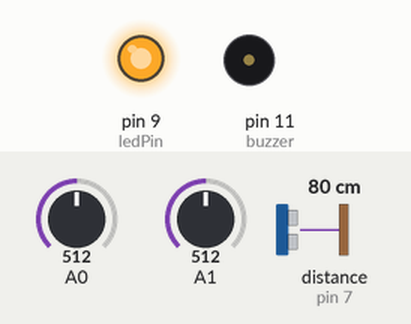
The sketch below on a simulated Arduino Uno, built with avr-gcc and run on an emulated ATmega328P. Parts: output pins drawn as LEDs (lit = HIGH), buzzer (waves = sounding, pin HIGH). Wiring (inferred from the names in the program): ultrasonic range finder: trigger pin 8; echo pin 7. The inputs (shaded band) are chosen by the test bench; at power-on: distance to the obstacle (sensor on pin 7) 80 cm, A0 = 512, A1 = 512. The echo pulse lasts 58.3 µs per cm; pins used as bus, display or sensor lines are not drawn; what the sketch prints to the serial monitor is not drawn.

Above: at 1.4 s.
1.5 s: distance to the obstacle (sensor on pin 7) set to 17 cm
3.0 s: distance to the obstacle (sensor on pin 7) set to 13 cm
6.3 s: A0 set to 0
At 7.6 s:
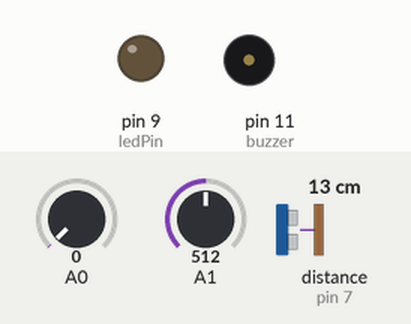
9.6 s: A0 set to 4
At 10.0 s:
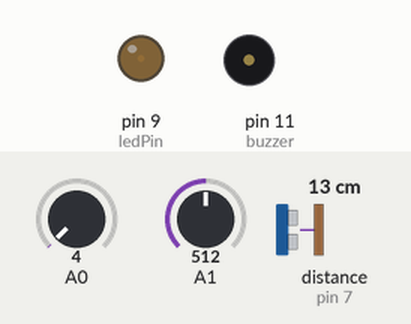
12.9 s: A0 set to 306
At 16.0 s:
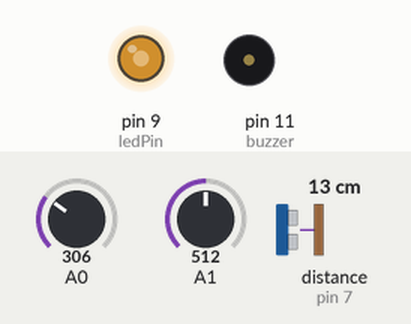
16.2 s: distance to the obstacle (sensor on pin 7) set to 18 cm
Timing chart, 0 to 18.7 s (numbered marks = the images above; inputs shaded):
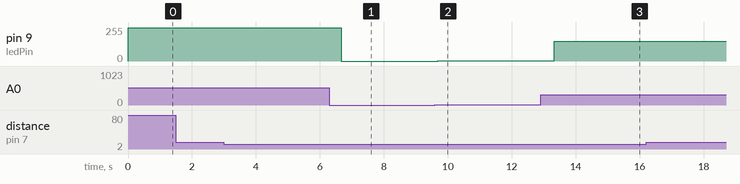

Measured:
- after the input at 1.5 s, every drawn part: stays the same
- after the input at 6.3 s, pin 9 (ledPin): 250/255 → 0/255 after 0.36 s
- after the input at 9.6 s, pin 9 (ledPin): 0/255 → 1/255 after 0.09 s
- after the input at 12.9 s, pin 9 (ledPin): 1/255 → 149/255 after 0.42 s
- after the input at 16.2 s, every drawn part: stays the same

The sketch:

Rosehack-2025-Plant-Bodyguard.ino
```cpp
/***********************************************************
File name: rosehack_2025_plant_bodygaurd
***********************************************************/

#define echoPin 7 // number of echo pin
#define trigPin 8 // number of trig pin
int convertValue = 0; // ADC value
int ledPin = 9;   // number of the LED pin
int buzzer = 11;  // number of buzzer pin

long duration;  // duration for ultrasonic sensor
long distance;  // distance measured by ultrasonic sensor

void setup() {
  Serial.begin(9600);
  pinMode(ledPin, OUTPUT);  // Set ledPin into output mode
  pinMode(echoPin, INPUT);  // Set ebhoPin into input mode
  pinMode(trigPin, OUTPUT); // Set trigPin into output mode
  pinMode(buzzer, OUTPUT);  // Set buzzer into output mode
}

void loop() {

  // Light Sensor

  convertValue = analogRead(A0);  // Read analog voltage value of A0 port, and save
  // Map analog to the 0-255 range, and works as ledPin duty cycle setting
  analogWrite(ledPin, map(convertValue, 0, 1023, 0, 500));
  // analogWrite(ledPin, map(convertValue, 0, 1023, 0, 255)); // 500 in last part maybe

  // Temperature Measurement

  // Convert analog value of A0 port into digital value
  int adcVal = analogRead(A1);
  // Calculate voltage
  float v = adcVal * 5.0 / 1024;
  // Calculate resistance value of thermistor
  float Rt = 10 * v / (5 - v);
  // Calculate temperature (Kelvin)
  float tempK = 1 / (log(Rt / 10) / 3950 + 1 / (273.15 + 25));
  // Calculate temperature (Celsius)
  float tempC = tempK - 273.15;
  // Calculate temperature (Fahrenheit)
  float tempF = (tempC * (9.0 / 5.0)) + 32;
  // Send the result to computer through serial port
  Serial.println("Current temperature is: ");
  Serial.println(tempK);
  Serial.print(" K, ");
  Serial.println(tempC);
  Serial.print(" C, ");
  Serial.println(tempF);
  Serial.print(" F ");
  delay(500);


  // Ultrasonic Motion Sensor

  digitalWrite(trigPin, LOW);
  delayMicroseconds(2);
  digitalWrite(trigPin, HIGH);
  delayMicroseconds(10);
  digitalWrite(trigPin, LOW);

  duration = pulseIn(echoPin, HIGH);
  distance = duration / 58.2;

  Serial.println("Distance: ");
  Serial.print(distance);

  if (distance < 15){
    digitalWrite(buzzer, HIGH); // send high signal to buzzer
    delay(1); // delay 1ms
    digitalWrite(buzzer, LOW); // send low signal to buzzer
    delay(1);
  }
  else{
    digitalWrite(buzzer, LOW);
  }
  delay(100);
}
```
